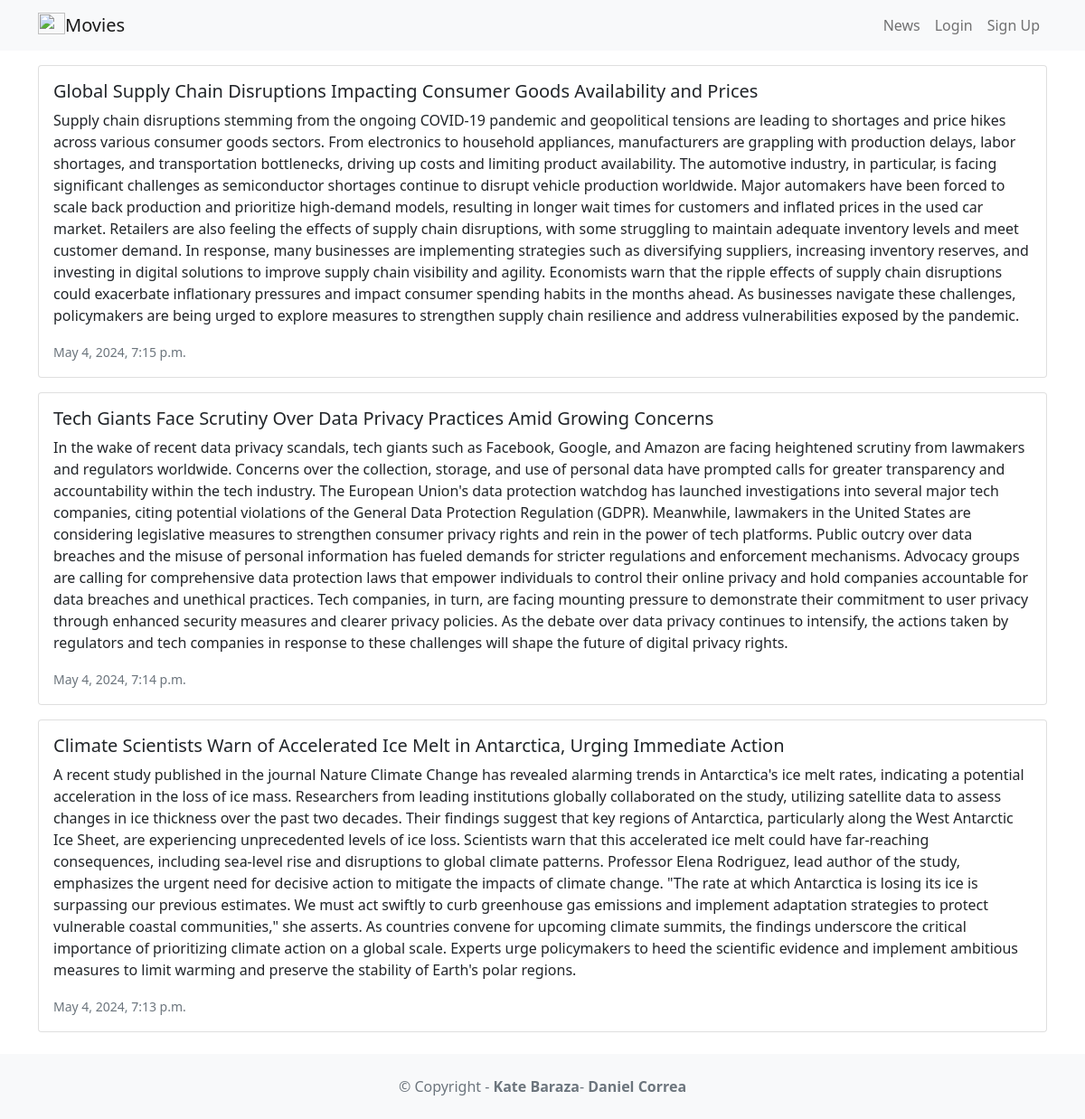
Page /news/ on the committed database.
### news/models.py (models this page shows, shortened)
class News(models.Model):
    headline = models.CharField(max_length=200)
    body = models.TextField()
    date = models.DateTimeField(auto_now_add=True)

### news/views.py (the view)
# urls.py: path('news/', include('news.urls')),
def news(request):
    newss = News.objects.order_by('-date')
    return render(request, 'news/news.html', {'newss': newss})

### news/templates/news/news.html
{% extends 'movie_reviews/base.html' %}
{% block content %}
    {% for news in newss %}
    <div class="card mb-3">
        <div class="row g-0">
            <div>
                <div class="card-body">
                    <h5 class="card-title">{{ news.headline }}</h5>
                    <p class="card-text">{{ news.body }}</p>
                    <p class="card-text"><small
                        class="text-muted">
                        {{ news.date }}
                    </small></p>
                </div>
            </div>
        </div>
    </div>
    {% endfor %}
{% endblock content %}

### rows in the picture
News: headline "Global Supply Chain Disruptions Impacting Consumer Goods Availability and Prices", body "Supply chain disruptions stemming from the ongoing COVID-19 pandemic and geopolitical tensions are leading to shortages and price hikes across various consumer goods sectors. From electronics to household appliances, manufacturers are grappling with production delays, labor shortages, and transportation bottlenecks, driving up costs and limiting product availability. The automotive industry, in particular, is facing significant challenges as semiconductor shortages continue to disrupt vehicle production worldwide. Major automakers have been forced to scale back production and prioritize high-demand models, resulting in longer wait times for customers and inflated prices in the used car…", date "May 4, 2024, 7:15 p.m."
News: headline "Tech Giants Face Scrutiny Over Data Privacy Practices Amid Growing Concerns", body "In the wake of recent data privacy scandals, tech giants such as Facebook, Google, and Amazon are facing heightened scrutiny from lawmakers and regulators worldwide. Concerns over the collection, storage, and use of personal data have prompted calls for greater transparency and accountability within the tech industry. The European Union's data protection watchdog has launched investigations into several major tech companies, citing potential violations of the General Data Protection Regulation (GDPR). Meanwhile, lawmakers in the United States are considering legislative measures to strengthen consumer privacy rights and rein in the power of tech platforms. Public outcry over data breaches…", date "May 4, 2024, 7:14 p.m."
News: headline "Climate Scientists Warn of Accelerated Ice Melt in Antarctica, Urging Immediate Action", body "A recent study published in the journal Nature Climate Change has revealed alarming trends in Antarctica's ice melt rates, indicating a potential acceleration in the loss of ice mass. Researchers from leading institutions globally collaborated on the study, utilizing satellite data to assess changes in ice thickness over the past two decades. Their findings suggest that key regions of Antarctica, particularly along the West Antarctic Ice Sheet, are experiencing unprecedented levels of ice loss. Scientists warn that this accelerated ice melt could have far-reaching consequences, including sea-level rise and disruptions to global climate patterns. Professor Elena Rodriguez, lead author of the…", date "May 4, 2024, 7:13 p.m."
